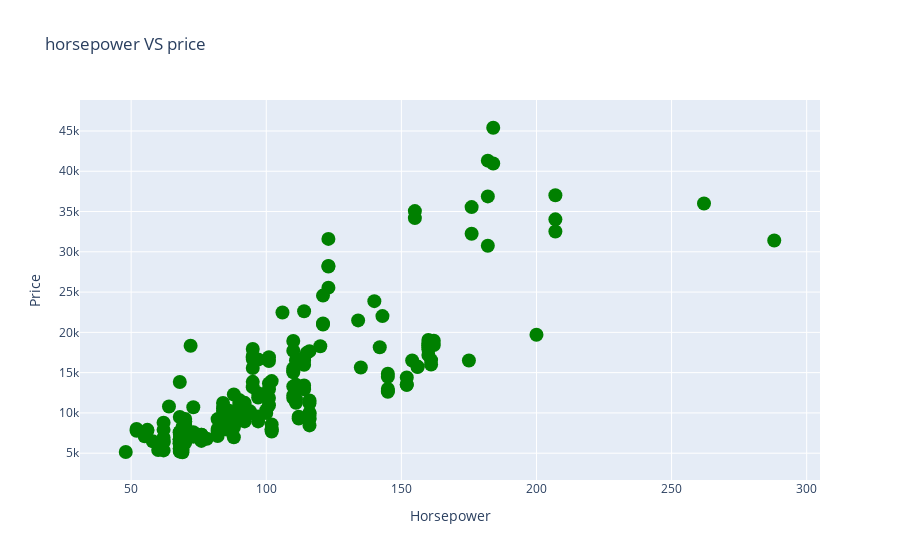

The code cell stored with this chart in its notebook:
### Code cell
trace = go.Scatter(x=df['horsepower'],y=df['price'],mode='markers',text=df['name'],
                   marker={'color':'green','size':14})
data = [trace]
layout = go.Layout(title="horsepower VS price",xaxis={'title':'Horsepower'}, yaxis={'title':'Price'})
fig = go.Figure(data=data,layout=layout)
fig.show()

### Figure 1 — Plotly figure (JSON) as saved in the notebook; plotly's stock layout.template omitted (floating-point values rounded to 4 significant figures; data arrays with more than 128 entries replaced by an {"elided": "..."} marker saying what was removed)
{"data": [{"marker": {"color": "green", "size": 14}, "mode": "markers", "text": {"elided": "205 str values"}, "type": "scatter", "x": {"elided": "205 int values"}, "y": {"elided": "205 float values"}}], "layout": {"title": {"text": "horsepower VS price"}, "xaxis": {"title": {"text": "Horsepower"}}, "yaxis": {"title": {"text": "Price"}}}}
